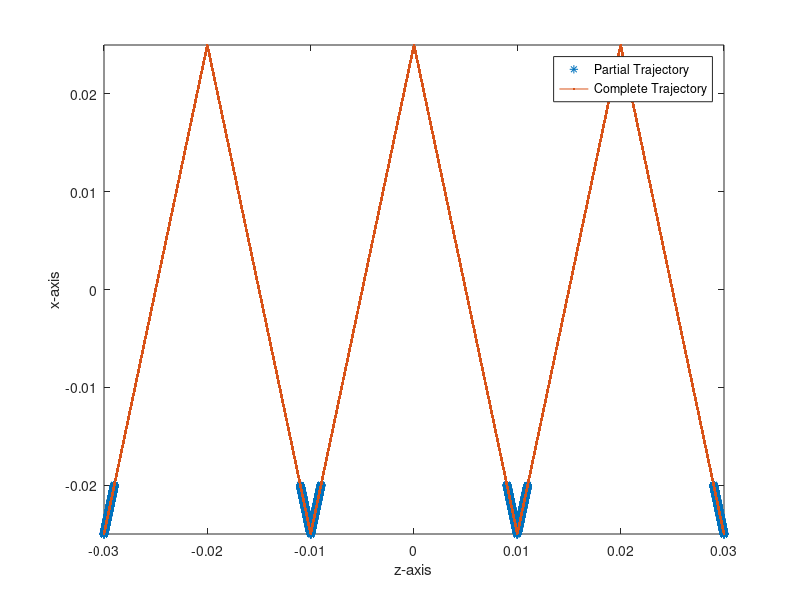

This chart was generated by the following MATLAB code:
clear all
close all
clc

fs = 0.5e6;
f_drive = 10.8e3;
FOV_x = 0.05;
FOV_z = 0.06;
time = 1.43; % time to traverse whole FOV
numTrianglePeriods = 3; % number of triangle zig-zags in whole movement

fs = fs-mod(fs, f_drive);
numPeriods = time*f_drive; % number of drive periods during whole FOV scan (this is hopefully an integer)
numPeriodsPerTriangle = numPeriods/numTrianglePeriods; % number of drive periods per triangle periods 
                                                       % (regarding to the movement in x-direction, 
                                                       % this is also hopefully an even integer, if necessary adjust time so that it is an even integer)

if (floor(numPeriods)~=numPeriods)
    error('Error. Make sure that time*f_drive is an integer. \n\n \t You can slightly adjust time for this.')
end
if (floor(numPeriodsPerTriangle)~=numPeriodsPerTriangle)
    error('Error. Make sure that time*f_drive/numTrianglePeriods is an integer. \n\n \t You can slightly adjust time for this.')
end
if mod(numPeriodsPerTriangle, 2) == 1
    error('Error. Make sure that time*f_drive/numTrianglePeriods is divisible by 2. \n\n \t You can slightly adjust time for this.')
end     
                                                       
samplePerPeriods = fs*time/numPeriods; % number of samples per period

robotSpeed_z = FOV_z/time; % robot arm movement speed in z direction (m/s)
robotSpeed_x = FOV_x*numTrianglePeriods*2/time; % robot arm movement speed in x direction (m/s)

traversedFOVz = [-0.03 0.03]; % z-axis FOV that is of interest (m)
traversedFOVx = [-0.025 -0.02]; % x-axis FOV that is of interest (m)

xi = robotSpeed_x*time/numPeriods;

x11 = round((traversedFOVx(1)+FOV_x/2)/xi);
x12 = round((traversedFOVx(2)+FOV_x/2)/xi)-1;

x21 = round((-traversedFOVx(2)+FOV_x/2)/xi)+numPeriodsPerTriangle/2;
x22 = round((-traversedFOVx(1)+FOV_x/2)/xi)+numPeriodsPerTriangle/2-1;

L = ((x12-x11)+(x22-x21))+2;
simPeriodsx = zeros(1, L*numTrianglePeriods);
for k=1:numTrianglePeriods
    simPeriodsx((k-1)*L+1:k*L) = ([x11:x12, x21:x22])+(k-1)*numPeriodsPerTriangle; % simulated periods
end

numTrianglePeriods = numTrianglePeriods/time;
p = 1/numTrianglePeriods;

x_partial = []; % zeros(length(simPeriods)*samplePerPeriods, 1);
z_partial = []; % zeros(length(simPeriods)*samplePerPeriods, 1);
for k=simPeriodsx
    t = (k*samplePerPeriods:((k+1)*samplePerPeriods-1))/fs; 
    x_partial = [x_partial FOV_x*(2*abs(2*(t/p - floor(t/p + 0.5)))-1)/2]; % robot arm movement in x direction w.r.t. time
    z_partial = [z_partial FOV_z/time*t - FOV_z/2]; % robot arm movement in z direction w.r.t. time
end


t = (0:fs*time-1)/fs;
x = FOV_x*(2*abs(2*(t/p - floor(t/p + 0.5)))-1)/2;
z = FOV_z/time*t - FOV_z/2;

figure; plot(z_partial, x_partial, '*'); hold on;
plot(z, x, '.-');
xlabel('z-axis'); ylabel('x-axis')
xlim([-0.03 0.03]); ylim([-0.025 0.025])

legend('Partial Trajectory', 'Complete Trajectory')